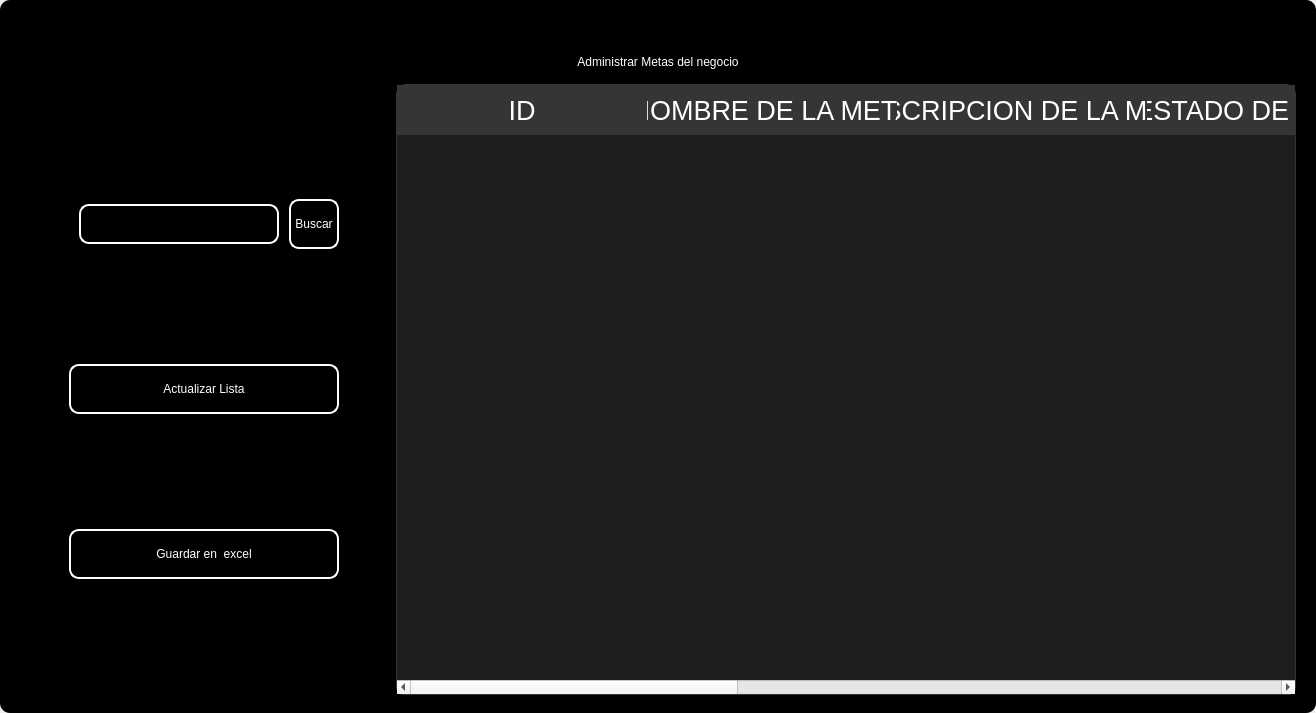
<?xml version="1.0" encoding="UTF-8"?>
<ui version="4.0">
 <class>MainWindow</class>
 <widget class="QMainWindow" name="MainWindow">
  <property name="geometry">
   <rect>
    <x>0</x>
    <y>0</y>
    <width>1316</width>
    <height>713</height>
   </rect>
  </property>
  <property name="windowTitle">
   <string>MainWindow</string>
  </property>
  <property name="styleSheet">
   <string notr="true"/>
  </property>
  <widget class="QWidget" name="centralwidget">
   <property name="styleSheet">
    <string notr="true"/>
   </property>
   <layout class="QVBoxLayout" name="verticalLayout">
    <property name="spacing">
     <number>0</number>
    </property>
    <property name="leftMargin">
     <number>0</number>
    </property>
    <property name="topMargin">
     <number>0</number>
    </property>
    <property name="rightMargin">
     <number>0</number>
    </property>
    <property name="bottomMargin">
     <number>0</number>
    </property>
    <item>
     <widget class="QFrame" name="frame">
      <property name="enabled">
       <bool>true</bool>
      </property>
      <property name="styleSheet">
       <string notr="true">
QFrame {
border-radius:10px;
	background-color: rgb(0, 0, 0);
 }
</string>
      </property>
      <property name="frameShape">
       <enum>QFrame::StyledPanel</enum>
      </property>
      <property name="frameShadow">
       <enum>QFrame::Raised</enum>
      </property>
      <layout class="QVBoxLayout" name="verticalLayout_2">
       <item>
        <widget class="QFrame" name="frame_superior">
         <property name="minimumSize">
          <size>
           <width>0</width>
           <height>40</height>
          </size>
         </property>
         <property name="maximumSize">
          <size>
           <width>16777215</width>
           <height>40</height>
          </size>
         </property>
         <property name="styleSheet">
          <string notr="true">QPushButton{
border-radius:18px;
}

QPushButton:hover{
	background-color: rgb(0, 0, 0);
}
</string>
         </property>
         <property name="frameShape">
          <enum>QFrame::StyledPanel</enum>
         </property>
         <property name="frameShadow">
          <enum>QFrame::Raised</enum>
         </property>
         <layout class="QHBoxLayout" name="horizontalLayout_3">
          <property name="spacing">
           <number>4</number>
          </property>
          <property name="leftMargin">
           <number>0</number>
          </property>
          <property name="topMargin">
           <number>0</number>
          </property>
          <property name="rightMargin">
           <number>0</number>
          </property>
          <property name="bottomMargin">
           <number>0</number>
          </property>
          <item>
           <widget class="QPushButton" name="btn_icon">
            <property name="text">
             <string/>
            </property>
            <property name="iconSize">
             <size>
              <width>40</width>
              <height>40</height>
             </size>
            </property>
           </widget>
          </item>
          <item>
           <spacer name="horizontalSpacer_2">
            <property name="orientation">
             <enum>Qt::Horizontal</enum>
            </property>
            <property name="sizeHint" stdset="0">
             <size>
              <width>443</width>
              <height>20</height>
             </size>
            </property>
           </spacer>
          </item>
          <item>
           <widget class="QPushButton" name="btn_exit">
            <property name="minimumSize">
             <size>
              <width>38</width>
              <height>38</height>
             </size>
            </property>
            <property name="maximumSize">
             <size>
              <width>38</width>
              <height>38</height>
             </size>
            </property>
            <property name="text">
             <string/>
            </property>
            <property name="iconSize">
             <size>
              <width>35</width>
              <height>35</height>
             </size>
            </property>
           </widget>
          </item>
          <item>
           <widget class="QPushButton" name="bt_minimizar">
            <property name="minimumSize">
             <size>
              <width>38</width>
              <height>38</height>
             </size>
            </property>
            <property name="maximumSize">
             <size>
              <width>38</width>
              <height>38</height>
             </size>
            </property>
            <property name="cursor">
             <cursorShape>PointingHandCursor</cursorShape>
            </property>
            <property name="text">
             <string/>
            </property>
            <property name="icon">
             <iconset>
              <normaloff>image/minus.svg</normaloff>image/minus.svg</iconset>
            </property>
            <property name="iconSize">
             <size>
              <width>38</width>
              <height>38</height>
             </size>
            </property>
           </widget>
          </item>
          <item>
           <widget class="QPushButton" name="bt_maximizar">
            <property name="minimumSize">
             <size>
              <width>38</width>
              <height>38</height>
             </size>
            </property>
            <property name="maximumSize">
             <size>
              <width>38</width>
              <height>38</height>
             </size>
            </property>
            <property name="cursor">
             <cursorShape>PointingHandCursor</cursorShape>
            </property>
            <property name="text">
             <string/>
            </property>
            <property name="icon">
             <iconset>
              <normaloff>image/chevron-up.svg</normaloff>image/chevron-up.svg</iconset>
            </property>
            <property name="iconSize">
             <size>
              <width>38</width>
              <height>38</height>
             </size>
            </property>
           </widget>
          </item>
          <item>
           <widget class="QPushButton" name="bt_restaurar">
            <property name="minimumSize">
             <size>
              <width>38</width>
              <height>38</height>
             </size>
            </property>
            <property name="maximumSize">
             <size>
              <width>38</width>
              <height>38</height>
             </size>
            </property>
            <property name="cursor">
             <cursorShape>PointingHandCursor</cursorShape>
            </property>
            <property name="text">
             <string/>
            </property>
            <property name="icon">
             <iconset>
              <normaloff>image/chevron-down.svg</normaloff>image/chevron-down.svg</iconset>
            </property>
            <property name="iconSize">
             <size>
              <width>38</width>
              <height>38</height>
             </size>
            </property>
           </widget>
          </item>
          <item>
           <widget class="QPushButton" name="bt_cerrar">
            <property name="minimumSize">
             <size>
              <width>38</width>
              <height>38</height>
             </size>
            </property>
            <property name="maximumSize">
             <size>
              <width>38</width>
              <height>38</height>
             </size>
            </property>
            <property name="cursor">
             <cursorShape>PointingHandCursor</cursorShape>
            </property>
            <property name="text">
             <string/>
            </property>
            <property name="icon">
             <iconset>
              <normaloff>image/x.svg</normaloff>image/x.svg</iconset>
            </property>
            <property name="iconSize">
             <size>
              <width>38</width>
              <height>38</height>
             </size>
            </property>
           </widget>
          </item>
         </layout>
        </widget>
       </item>
       <item>
        <widget class="QLabel" name="label">
         <property name="styleSheet">
          <string notr="true">font: 30pt &quot;MS Shell Dlg 2&quot;;
color: rgb(255, 255, 255);</string>
         </property>
         <property name="text">
          <string>Administrar Metas del negocio</string>
         </property>
         <property name="alignment">
          <set>Qt::AlignCenter</set>
         </property>
        </widget>
       </item>
       <item>
        <widget class="QFrame" name="frame_3">
         <property name="minimumSize">
          <size>
           <width>0</width>
           <height>0</height>
          </size>
         </property>
         <property name="frameShape">
          <enum>QFrame::StyledPanel</enum>
         </property>
         <property name="frameShadow">
          <enum>QFrame::Raised</enum>
         </property>
         <layout class="QHBoxLayout" name="horizontalLayout_4">
          <property name="leftMargin">
           <number>9</number>
          </property>
          <property name="topMargin">
           <number>9</number>
          </property>
          <property name="rightMargin">
           <number>9</number>
          </property>
          <item>
           <layout class="QVBoxLayout" name="verticalLayout_4">
            <property name="spacing">
             <number>50</number>
            </property>
            <property name="sizeConstraint">
             <enum>QLayout::SetDefaultConstraint</enum>
            </property>
            <property name="leftMargin">
             <number>50</number>
            </property>
            <property name="topMargin">
             <number>50</number>
            </property>
            <property name="rightMargin">
             <number>50</number>
            </property>
            <property name="bottomMargin">
             <number>50</number>
            </property>
            <item>
             <layout class="QHBoxLayout" name="horizontalLayout">
              <property name="spacing">
               <number>10</number>
              </property>
              <property name="leftMargin">
               <number>10</number>
              </property>
              <property name="topMargin">
               <number>0</number>
              </property>
              <property name="bottomMargin">
               <number>0</number>
              </property>
              <item>
               <widget class="QLineEdit" name="searchtxt">
                <property name="minimumSize">
                 <size>
                  <width>200</width>
                  <height>25</height>
                 </size>
                </property>
                <property name="maximumSize">
                 <size>
                  <width>150</width>
                  <height>40</height>
                 </size>
                </property>
                <property name="styleSheet">
                 <string notr="true">QLabel {
	color: rgb(255, 255, 254);
	font: 12pt &quot;Arial&quot;;
	background-color: rgba(0, 0, 0,0);
}

QTextEdit{
background-color: rgba(0, 0, 0,0);
border-radius:10px; 
font: 12pt &quot;Arial&quot;;
color: rgb(255, 255, 254);
border: 2px solid  rgb(255, 255, 255);

}

QTextEdit:hover{
background-color: rgba(0, 0, 0,0);
border-radius:10px; 
font: 12pt &quot;Arial&quot;;
border: 2px solid  rgb(120, 0, 171);
}

QTextEdit:focus{
background-color: rgb(0, 0, 0);
border-radius:10px; 
font: 12pt &quot;Arial&quot;;
border: 2px solid rgb(120, 0, 171);
}

QLineEdit{
background-color: rgba(0, 0, 0,0);
border-radius:10px; 
font: 12pt &quot;Arial&quot;;
color: rgb(255, 255, 254);
border: 2px solid  rgb(255, 255, 255);

}

QLineEdit:hover{
background-color: rgba(0, 0, 0,0);
border-radius:10px; 
font: 12pt &quot;Arial&quot;;
border: 2px solid  rgb(120, 0, 171);
}

QLineEdit:focus{
background-color: rgb(0, 0, 0);
border-radius:10px; 
font: 12pt &quot;Arial&quot;;
border: 2px solid rgb(120, 0, 171);
}

QCheckBox{
	font: 12pt &quot;Arial&quot;;
	color: rgb(255, 255, 255);
}

QCheckBox::indicator {
    width: 18px;
    height:18px;
}

QCheckBox::indicator:unchecked {
   background-image: url(image/square.svg);
}

QCheckBox::indicator:checked {
   background-image: url(image/check-square.svg);
}

QPushButton{
border-radius:10px; 
font: 12pt &quot;Arial&quot;;
color: rgb(255, 255, 254);
border: 2px solid #ffffff;
}

QPushButton:hover{
border-radius:10px; 
font: 12pt &quot;Arial&quot;;
color: rgb(255, 255, 255);
border: 2px solid rgb(120, 0, 171);
	background-color: rgb(120, 0, 171);
}
</string>
                </property>
               </widget>
              </item>
              <item>
               <widget class="QPushButton" name="btn_search">
                <property name="sizePolicy">
                 <sizepolicy hsizetype="Minimum" vsizetype="Fixed">
                  <horstretch>0</horstretch>
                  <verstretch>0</verstretch>
                 </sizepolicy>
                </property>
                <property name="minimumSize">
                 <size>
                  <width>0</width>
                  <height>15</height>
                 </size>
                </property>
                <property name="maximumSize">
                 <size>
                  <width>100</width>
                  <height>50</height>
                 </size>
                </property>
                <property name="cursor">
                 <cursorShape>PointingHandCursor</cursorShape>
                </property>
                <property name="styleSheet">
                 <string notr="true">QPushButton{
border-radius:10px; 
font: 12pt &quot;Arial&quot;;
color: rgb(255, 255, 254);
border: 2px solid #ffffff;
}

QPushButton:hover{
border-radius:10px; 
font: 12pt &quot;Arial&quot;;
color: rgb(255, 255, 255);
border: 2px solid rgb(120, 0, 171);
	background-color: rgb(120, 0, 171);
}</string>
                </property>
                <property name="text">
                 <string>Buscar</string>
                </property>
               </widget>
              </item>
             </layout>
            </item>
            <item>
             <widget class="QPushButton" name="btn_get">
              <property name="minimumSize">
               <size>
                <width>50</width>
                <height>40</height>
               </size>
              </property>
              <property name="maximumSize">
               <size>
                <width>300</width>
                <height>50</height>
               </size>
              </property>
              <property name="cursor">
               <cursorShape>PointingHandCursor</cursorShape>
              </property>
              <property name="styleSheet">
               <string notr="true">QPushButton{
border-radius:10px; 
font: 12pt &quot;Arial&quot;;
color: rgb(255, 255, 254);
border: 2px solid #ffffff;
}

QPushButton:hover{
border-radius:10px; 
font: 12pt &quot;Arial&quot;;
color: rgb(255, 255, 255);
border: 2px solid rgb(120, 0, 171);
	background-color: rgb(120, 0, 171);
}</string>
              </property>
              <property name="text">
               <string>Actualizar Lista</string>
              </property>
              <property name="iconSize">
               <size>
                <width>35</width>
                <height>35</height>
               </size>
              </property>
             </widget>
            </item>
            <item>
             <widget class="QPushButton" name="btn_excel">
              <property name="minimumSize">
               <size>
                <width>10</width>
                <height>40</height>
               </size>
              </property>
              <property name="maximumSize">
               <size>
                <width>300</width>
                <height>50</height>
               </size>
              </property>
              <property name="cursor">
               <cursorShape>PointingHandCursor</cursorShape>
              </property>
              <property name="styleSheet">
               <string notr="true">QPushButton{
border-radius:10px; 
font: 12pt &quot;Arial&quot;;
color: rgb(255, 255, 254);
border: 2px solid #ffffff;
}

QPushButton:hover{
border-radius:10px; 
font: 12pt &quot;Arial&quot;;
color: rgb(255, 255, 255);
border: 2px solid rgb(120, 0, 171);
	background-color: rgb(120, 0, 171);
}</string>
              </property>
              <property name="text">
               <string>Guardar en  excel</string>
              </property>
              <property name="iconSize">
               <size>
                <width>35</width>
                <height>35</height>
               </size>
              </property>
             </widget>
            </item>
           </layout>
          </item>
          <item>
           <widget class="QTableWidget" name="table_goal">
            <property name="minimumSize">
             <size>
              <width>900</width>
              <height>0</height>
             </size>
            </property>
            <property name="maximumSize">
             <size>
              <width>700</width>
              <height>16777215</height>
             </size>
            </property>
            <property name="styleSheet">
             <string notr="true">QTableView {
	background-color: rgba(255, 255, 255, 30); 	
	border: 1px solid rgba(255,255,255,40);
	border-bottom-right-radius: 7px; 
	border-bottom-left-radius: 7px; 
	color: white;
	font: 15pt &quot;MS Shell Dlg 2&quot;;
}

QHeaderView::section {
background-color: rgb(53, 53, 53);
color: white;
border: none;
height: 50px;
font-size: 20pt;
}

QTableView::item {
    border-style: none;
    border-bottom: 1px solid rgba(255,255,255,50);
    padding-left: auto;
    padding-right: auto;
}

QTableView::item:selected{
	border: none;
	color: rgb(255, 255, 255);
    background-color: rgba(255, 255, 255, 50);
}
</string>
            </property>
            <property name="lineWidth">
             <number>1</number>
            </property>
            <property name="editTriggers">
             <set>QAbstractItemView::NoEditTriggers</set>
            </property>
            <attribute name="horizontalHeaderDefaultSectionSize">
             <number>250</number>
            </attribute>
            <column>
             <property name="text">
              <string>ID</string>
             </property>
            </column>
            <column>
             <property name="text">
              <string>NOMBRE DE LA META</string>
             </property>
            </column>
            <column>
             <property name="text">
              <string>DESCRIPCION DE LA META</string>
             </property>
            </column>
            <column>
             <property name="text">
              <string>ESTADO DE LA META</string>
             </property>
            </column>
            <column>
             <property name="text">
              <string>FECHA DE INICIO</string>
             </property>
            </column>
            <column>
             <property name="text">
              <string>FECHA DE TERMINO</string>
             </property>
            </column>
            <column>
             <property name="text">
              <string>ID DE LA EMPRESA</string>
             </property>
            </column>
            <column>
             <property name="text">
              <string>NOMBRE DEL NEGOCIO</string>
             </property>
            </column>
           </widget>
          </item>
         </layout>
        </widget>
       </item>
      </layout>
     </widget>
    </item>
   </layout>
  </widget>
 </widget>
 <resources/>
 <connections/>
</ui>
